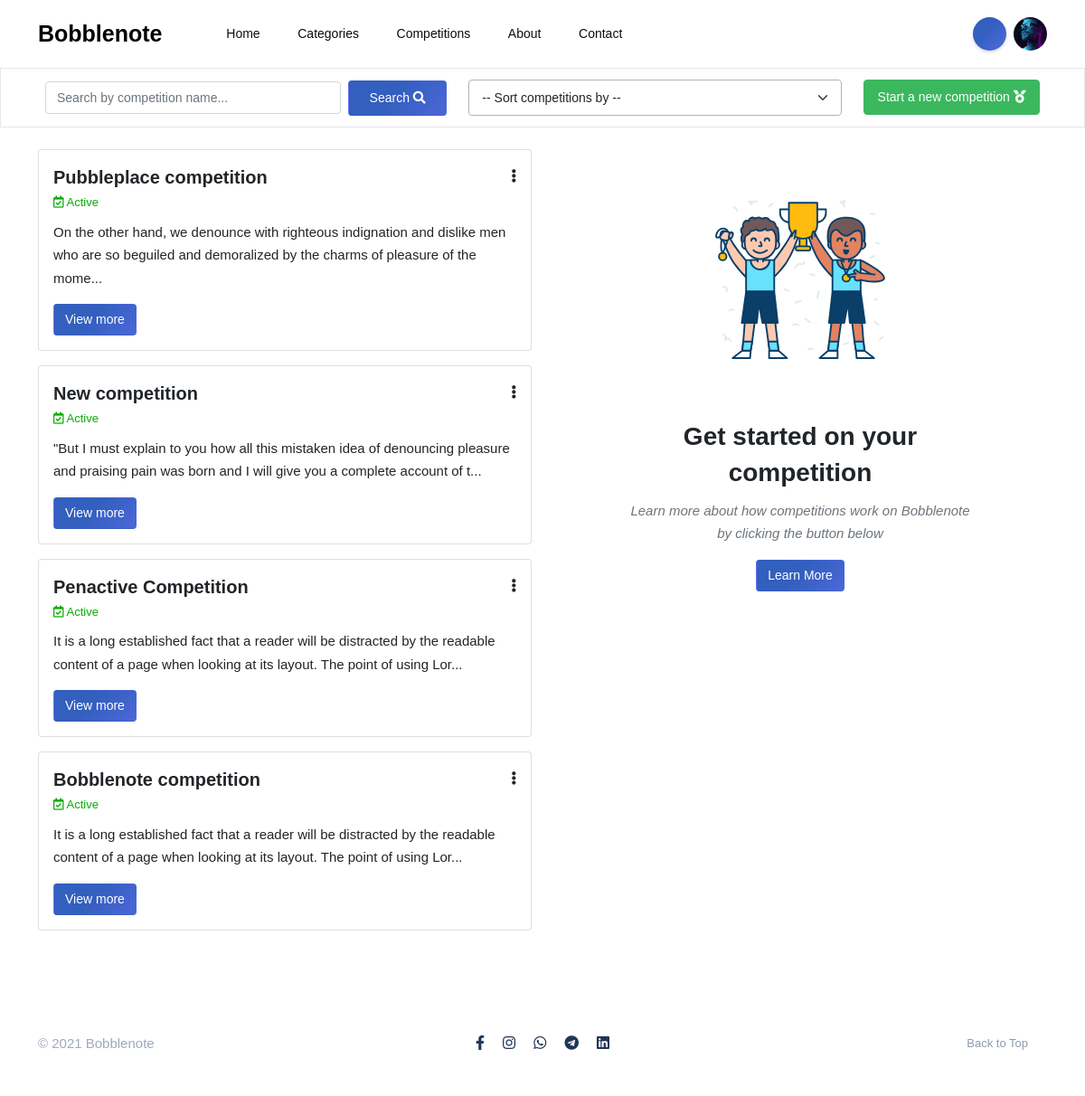
The app's page /competitions.php (signed in) with its own data.
### tables this page shows
CREATE TABLE `writers` (
  `W_ID` int(11) NOT NULL,
  `account_type` varchar(20) NOT NULL,
  `organization_name` text NOT NULL,
  `firstname` varchar(255) DEFAULT NULL,
  `lastname` varchar(255) DEFAULT NULL,
  `email` varchar(255) DEFAULT NULL,
  `mobile` varchar(255) DEFAULT NULL,
  `dob` varchar(255) DEFAULT NULL,
  `bio` varchar(255) DEFAULT 'Hey there, I''m a writer',
  `profilepic` varchar(255) NOT NULL DEFAULT 'images/other/default_dp.svg',
  `no_of_followers` int(11) NOT NULL DEFAULT 0,
  `twitter` varchar(255) NOT NULL DEFAULT 'twitter url',
  `instagram` varchar(255) NOT NULL DEFAULT 'instagram url',
  `linkedin` varchar(255) NOT NULL DEFAULT 'linkedin url',
  `facebook` varchar(255) NOT NULL DEFAULT 'facebook url',
  `verified` varchar(11) NOT NULL DEFAULT 'no',
  `password` varchar(255) DEFAULT NULL,
  `email_verified` varchar(40) NOT NULL DEFAULT 'no',
  `active` varchar(40) NOT NULL DEFAULT 'yes',
  `token` varchar(20) NOT NULL DEFAULT '0000',
  `date` date NOT NULL DEFAULT current_timestamp()
);

CREATE TABLE `competitions` (
  `comp_ID` int(11) NOT NULL,
  `name` varchar(255) DEFAULT NULL,
  `tag` varchar(255) DEFAULT NULL,
  `comp_description` mediumtext DEFAULT NULL,
  `requirements` mediumtext DEFAULT NULL,
  `rules` mediumtext DEFAULT NULL,
  `start_date` date DEFAULT NULL,
  `end_date` date DEFAULT NULL,
  `date_created` date DEFAULT current_timestamp(),
  `u_email` varchar(255) DEFAULT NULL,
  `comp_status` varchar(255) DEFAULT NULL,
  `total_deposit` int(11) NOT NULL
);

### functions.php (called while the page is built, shortened)
<?php
function get_writer_details($connection, $email){
    $detail = "";
    $query = "SELECT W_ID, account_type, organization_name, firstname, lastname, email, mobile, dob, bio, profilepic, twitter, facebook, instagram, linkedin, token FROM writers WHERE email = '$email'";
    $result = $connection->query($query);
    if (!$result) {
        return "Error in getting details";
    }
    else{
        $detail = $result->fetch_array(MYSQLI_ASSOC);
    }
    return $detail;
}
?>

### competitions.php (the view, shortened to what this page needs)
<?php
include 'connection.php';
include 'functions.php';
$selector = "";
$comp_query = "SELECT * FROM competitions WHERE comp_status = 'ongoing' ORDER BY comp_ID DESC";
if (isset($_SESSION['w_email'])) {
    $selector = $_SESSION['w_email'];
}
$user_details = get_writer_details($connection, $selector);
?>
<!DOCTYPE html>
<html lang="en">
<head>
    <link href="https://cdn.jsdelivr.net/npm/bootstrap@5.1.0/dist/css/bootstrap.min.css" rel="stylesheet">
    <link rel="stylesheet" href="css/bootstrap.min.css">
    <link rel="stylesheet" href="https://cdnjs.cloudflare.com/ajax/libs/font-awesome/5.15.3/css/all.min.css">
    <link rel="stylesheet" href="css/style.css">
    <link rel="stylesheet" href="https://cdnjs.cloudflare.com/ajax/libs/simple-line-icons/2.5.5/css/simple-line-icons.min.css">
</head>
<body>
    <?php include 'header.php'; ?>
    <div class="container-fluid" style="border: 1px solid #e6e6e6;">
        <div class="container">
            <div class="row align-items-center p-2">
                <div class="col-md-5">
                    <form action="competitions.php" class="mb-1 mt-1" method="POST">
                        <div class="d-flex align-items-center">
                            <input autocomplete="off" type="search" name="keywrd" placeholder="Search by competition name..." class="form-control w-75 me-2">
                            <button class="btn btn-default w-25 p-2" type="submit" name="btn_search">Search <i class="fas fa-search"></i></button>
                        </div>
                    </form>
                </div>
                <div class="col-md-7">
                    <div class="row">
                        <div class="col-md-8">
                            <form action="competitions.php" class="mb-1 mt-1" method="POST" id="sort_form">
                                <select name="sort_select" class="form-select" id="sort_select">
                                    <option value="">-- Sort competitions by --</option>
                                </select>
                            </form>
                        </div>
                        <div class="col-md-4">
                            <a href="writerdashboard/mycompetitions.php" class="btn btn-success p-2 w-100 mb-1 mt-1">Start a new competition <i class="fas fa-medal"></i></a>
                        </div>
                    </div>
                </div>
            </div>
        </div>
    </div>
    <div class="container mt-4">
        <div class="row">
            <div class="col-md-6">
                <div class="contents">
                <?php
                          $comp_result = $connection->query($comp_query);
                          if ($comp_result) {
                            $comp_rows = $comp_result->num_rows;
                            if ($comp_rows >= 1) {
                              for ($i=0; $i < $comp_rows; $i++) {
                                $comp_result->data_seek($i);
                                $comp_data = $comp_result->fetch_array(MYSQLI_ASSOC);
                      ?>
                    <div class="card mb-3">
                        <div class="card-body">
                            <div class="d-flex mb-2">
                                <div class="d-block">
                                    <h5 class="card-title m-0"><?php echo $comp_data['name'] ?></h5>
                                    <p class="m-0">
                                        <small style="color: #06ad03;"><i class="far fa-calendar-check"></i> Active</small>
                                    </p>
                                </div>
                                <div class="dropdown ms-auto">
                                    <a class="dropdown-toggle text-dark" href="#" role="button" id="menu1" data-bs-toggle="dropdown" aria-expanded="false">
                                        <i class="fas fa-ellipsis-v"></i>
                                    </a>
                                </div>
                            </div>
                            <div><?php echo substr($comp_data['comp_description'], 0, 150) ?>...</div>
                            <a class="btn btn-default" href="compinfo.php?comp_ID=<?php echo $comp_data['comp_ID'] ?>">View more</a>
                        </div>
                    </div>
                    <?php
                       }
                      }
                      else{
                        echo "<h4 style='color: #203656;' class='text-center'><i style='font-size:50px;' class='fas fa-cat'></i> <br> No competitions!</h4>
                        <h4 class='text-center mt-3'><a href='signup.php' class='btn btn-default'>Start a new competition</a></h4>";
                      }
                    }
                      ?>
                </div>
            </div>
            <div class="col-md-6" style="position: relative;">
                <div class="guideline">
                          <div class="d-flex justify-content-center"><p class="text-center m-0"><img width="400px" src="writerDashboard/images/Winners_Outline.svg" alt=""></p></div>
                          <h3 class="text-center">Get started on your competition</h3>
                          <p class="text-center text-muted fst-italic">Learn more about how competitions work on Bobblenote by clicking the button below</p>
                          <div class="d-flex justify-content-center"><a href="compguide.php" class="btn btn-default" target="_blank">Learn More</a></div>
                </div>
            </div>
        </div>
    </div>
    <?php include 'footer.php' ?>
</body>
</html>

### header.php (shortened to what this page needs)
<header class="header-default">
            <nav class="navbar navbar-expand-lg">
                <div class="container-xl">
                    <a href="index.php" class="navbar-brand">
                        <h1>Bobblenote</h1>
                    </a>
                    <div class="collapse navbar-collapse">
                        <ul class="navbar-nav mr-auto">
                            <li class="nav-item">
                                <a href="index.php" class="nav-link">Home</a>
                            </li>
                            <li class="nav-item dropdown">
                                <a href="#" class="nav-link dropdown-toggle" id="navbarDropdown" role="button" data-bs-toggle="dropdown" aria-expanded="false">Categories</a>
                            </li>
                            <li class="nav-item">
                                <a href="competitions.php" class="nav-link">Competitions</a>
                            </li>
                            <li class="nav-item">
                                <a href="about.php" class="nav-link">About</a>
                            </li>
                            <li class="nav-item">
                                <a href="contact.php" class="nav-link">Contact</a>
                            </li>
                        </ul>
                    </div>
                    <div class="header-right">
                        <div class="header-buttons d-flex align-items-center">
                            <button class="search icon-button">
                            </button>
                            <?php
                                if ($selector != "") {
                                    ?>
                                <div class="dropdown ms-2">
                                    <a href="#" class="dropdown-toggle" type="button" id="dropdownMenuButton2" data-bs-toggle="dropdown" aria-expanded="false"><img src="<?php echo $user_details['profilepic']."?randomurl=".rand() ?>" style="width: 37px; height: 37px; border-radius: 50%;object-fit:cover;" alt=""></a>
                                </div>
                            <?php
                                }
                            ?>
                        </div>
                    </div>
                </div>
            </nav>
        </header>

### css/style.css (style rules this page uses)
:root { --primary-color: #fff; --secondary-color: #0c0c14; }
body { background-color: var(--primary-color); font-family: 'Laila', sans-serif; font-size: 15px; line-height: 1.7; overflow-x: hidden; -webkit-font-smoothing: antialiased; }
ul { margin: 0; }
img { max-width: 100%; }
.text-center { text-align: center; }
h1, h2, h3, h4, h5, h6 { font-weight: 600; line-height: 1.4; margin: 10px 0; font-family: 'Lucida Sans', 'Lucida Sans Regular', 'Lucida Grande', 'Lucida Sans Unicode', Geneva, Verdana, sans-serif; }
a { color: #2c3a80; outline: 0; text-decoration: none; transition: all 0.3s ease-in-out; }
.header-default { padding: 10px 0; position: relative; width: 100%; }
.header-default .navbar-nav { margin-left: 50px; }
.header-default.clone { position: fixed; top: 0; left: 0; background: rgba(255,255,255,0.95); backdrop-filter: blur(10px); border-bottom: 1px solid #e6e6e6; right: 0; padding: 2px 0; transform: translateY(-100%); transition: 0.2s transform cubic-bezier(0.3, 0.73, 0.3, 0.7); z-index: 4; }
.navbar { padding: 0; }
.navbar-nav { font-family: 'Laila', sans-serif; font-size: 14px; }
.navbar-nav .nav-link { padding: 0.439rem 1rem; color: var(--secondary-color); }
.navbar-brand { padding-top: 0; padding-bottom: 0; margin-right: 0; }
.navbar-brand h1 { font-family: 'Poetsen One', sans-serif; font-size: 25px; color: #000; }
.dropdown-toggle::after { content: none; }
.header-right .header-buttons { display: inline-block; margin-left: 50px; }
.header-right .header-buttons button { margin-left: 10px; }
.header-right .header-buttons button:first-child { margin-left: 0; }
@media (min-width: 992px) { .navbar-expand-lg .navbar-nav .nav-link { padding-right: 1.3rem; padding-left: 1.3rem; } }
@media (min-width: 1200px) { .container-xl { max-width: 1140px; } }
button { transition: all 0.3s ease-in-out; }
.icon-button { color: var(--primary-color); border: 0; border-radius: 50%; background-color: #6e72fc; background-image: linear-gradient(315deg, #6e72fc 0%, #335fbe 74%); background-size: auto 200%; display: inline-flex; justify-content: center; align-items: center; height: 37px; line-height: 39px; text-align: center; vertical-align: middle; width: 37px; box-shadow: 0px 2px 4px 0px rgba(0, 0, 0, 0.15); transition: all 0.2s ease-in-out; outline: none; }
.btn { font-family: 'Laila', sans-serif; font-size: 14px; font-weight: 400; overflow: hidden; position: relative; display: inline-block; vertical-align: middle; white-space: nowrap; text-align: center; transition: all 0.3s ease-in-out; }
.btn-success { background-color: #3bb75e; border-color: #3bb75e; }
.btn-default { color: var(--primary-color); background-color: #6e72fc; background-image: linear-gradient(315deg, #6e72fc 0%, #335fbe 74%); background-size: 200% auto; }
.form-control { display: block; border-radius: 4px; width: 100%; font-size: 14px; line-height: 1.6; box-shadow: none; }
.form-select { display: block; border-radius: 4px; width: 100%; padding: 8px 14px; font-size: 14px; line-height: 1.6; border-color: #b4b2b2; box-shadow: none; }

### competitions.php (style rules this page uses)
.guideline { width: 70%; margin: auto; }

### records on screen
writers: profilepic (picture)
competitions: name "Pubbleplace competition", comp_description "On the other hand, we denounce with righteous indignation and dislike men who are so beguiled and demoralized by the charms of pleasure of the mome"
competitions: name "New competition", comp_description "\"But I must explain to you how all this mistaken idea of denouncing pleasure and praising pain was born and I will give you a complete account of t"
competitions: name "Penactive Competition", comp_description "It is a long established fact that a reader will be distracted by the readable content of a page when looking at its layout. The point of using Lor"
competitions: name "Bobblenote competition", comp_description "It is a long established fact that a reader will be distracted by the readable content of a page when looking at its layout. The point of using Lor"
